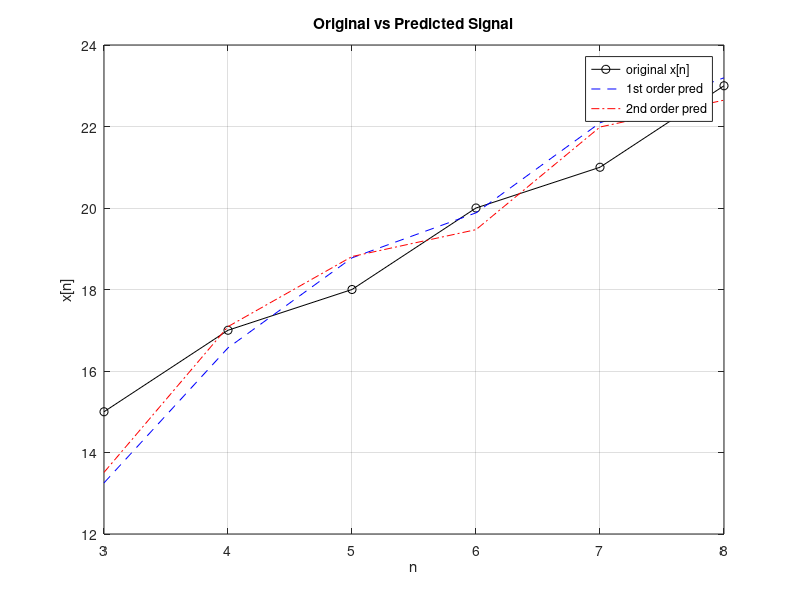
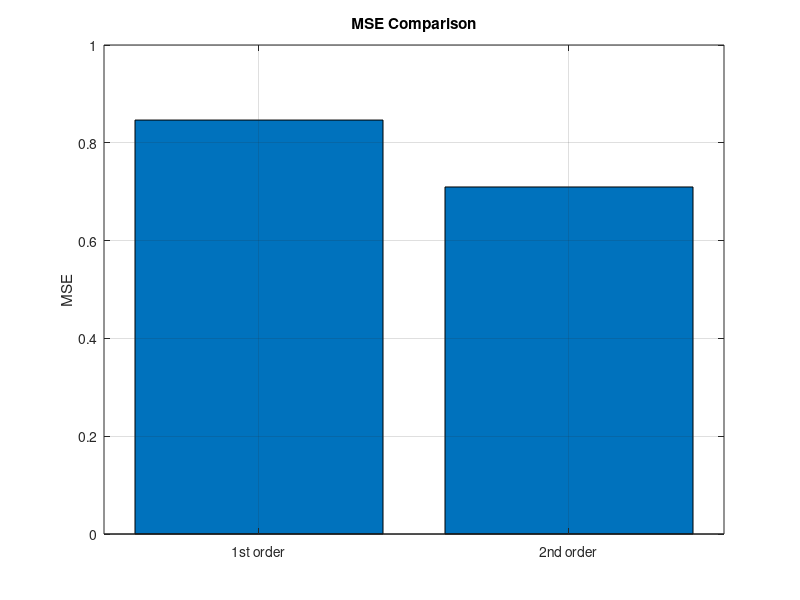

MATLAB code to generate these figures, in order:
clear all
clc
x = [10 12 15 17 18 20 21 23];
N = length(x);
sum1 = 0;
sum2 = 0;
for n = 2:N
    sum1 = sum1 + x(n)*x(n-1);
    sum2 = sum2 + x(n-1)^2;
end
a_opt = sum1/sum2;
xhat1 = zeros(1,N-1);
e1 = zeros(1,N-1);
for n = 2:N
    xhat1(n-1) = a_opt*x(n-1);
    e1(n-1) = x(n) - xhat1(n-1);
end
MSE1_full = mean(e1.^2);
disp('a_opt for first order predictor:')
disp(a_opt)
s11 = 0; s22 = 0; s12 = 0; s1 = 0; s2 = 0;
for n = 3:N
    s11 = s11 + x(n-1)^2;
    s22 = s22 + x(n-2)^2;
    s12 = s12 + x(n-1)*x(n-2);
    s1  = s1  + x(n)*x(n-1);
    s2  = s2  + x(n)*x(n-2);
end
A = [s11 s12; s12 s22];
B = [s1; s2];
coeff = A\B;
a1 = coeff(1);
a2 = coeff(2);
fprintf('a1 = %.4f , a2 = %.4f \n', a1, a2)
xhat2 = zeros(1,N-2);
e2 = zeros(1,N-2);
for n = 3:N
    xhat2(n-2) = a1*x(n-1) + a2*x(n-2);
    e2(n-2) = x(n) - xhat2(n-2);
end
MSE2 = mean(e2.^2);
xhat1_same = zeros(1,N-2);
e1_same = zeros(1,N-2);
for n = 3:N
    xhat1_same(n-2) = a_opt*x(n-1);
    e1_same(n-2) = x(n) - xhat1_same(n-2);
end
MSE1_same = mean(e1_same.^2);
fprintf('MSE first order (n=3:N) = %.4f \n', MSE1_same)
fprintf('MSE second order = %.4f \n', MSE2)
n2 = 3:N;
figure(1)
plot(n2,x(3:N),'k-o')
hold on
plot(n2,xhat1_same,'b--')
plot(n2,xhat2,'r-.')
legend('original x[n]','1st order pred','2nd order pred')
xlabel('n')
ylabel('x[n]')
title('Original vs Predicted Signal')
grid on
figure(2)
bar([MSE1_same MSE2])
set(gca,'xticklabel',{'1st order','2nd order'})
ylabel('MSE')
title('MSE Comparison')
grid on
